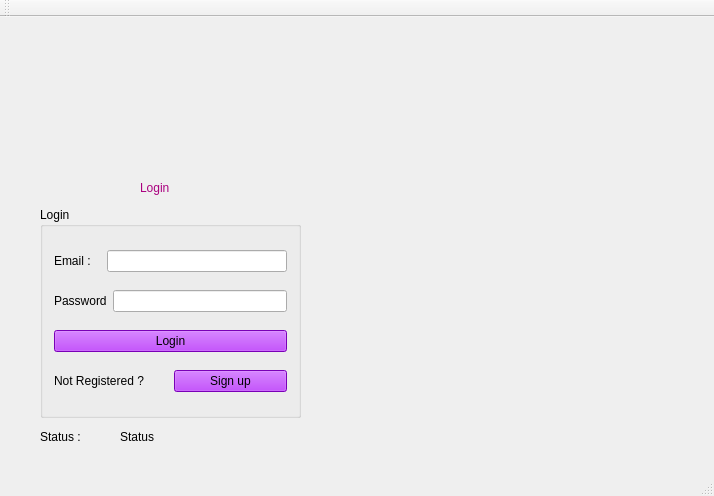
<?xml version="1.0" encoding="UTF-8"?>
<ui version="4.0">
 <class>login</class>
 <widget class="QMainWindow" name="login">
  <property name="geometry">
   <rect>
    <x>0</x>
    <y>0</y>
    <width>714</width>
    <height>496</height>
   </rect>
  </property>
  <property name="windowTitle">
   <string>login</string>
  </property>
  <widget class="QWidget" name="centralWidget">
   <widget class="QLabel" name="label">
    <property name="geometry">
     <rect>
      <x>120</x>
      <y>410</y>
      <width>127</width>
      <height>19</height>
     </rect>
    </property>
    <property name="text">
     <string>Status</string>
    </property>
   </widget>
   <widget class="QLabel" name="label_3">
    <property name="geometry">
     <rect>
      <x>20</x>
      <y>0</y>
      <width>721</width>
      <height>441</height>
     </rect>
    </property>
    <property name="text">
     <string/>
    </property>
    <property name="pixmap">
     <pixmap resource="resource.qrc">:/resource/Images/Travel-HD-wallpapers-15.jpg</pixmap>
    </property>
    <property name="scaledContents">
     <bool>true</bool>
    </property>
   </widget>
   <widget class="QGroupBox" name="groupBox">
    <property name="geometry">
     <rect>
      <x>40</x>
      <y>190</y>
      <width>261</width>
      <height>211</height>
     </rect>
    </property>
    <property name="styleSheet">
     <string notr="true">font: 75 9pt &quot;MS Shell Dlg 2&quot;;</string>
    </property>
    <property name="title">
     <string>Login</string>
    </property>
    <layout class="QVBoxLayout" name="verticalLayout">
     <item>
      <layout class="QHBoxLayout" name="horizontalLayout">
       <item>
        <widget class="QLabel" name="label_Email">
         <property name="text">
          <string>Email :   </string>
         </property>
        </widget>
       </item>
       <item>
        <layout class="QVBoxLayout" name="verticalLayout_2"/>
       </item>
       <item>
        <widget class="QLineEdit" name="lineEdit_Email"/>
       </item>
      </layout>
     </item>
     <item>
      <layout class="QHBoxLayout" name="horizontalLayout_2">
       <item>
        <layout class="QVBoxLayout" name="verticalLayout_3"/>
       </item>
       <item>
        <widget class="QLabel" name="label_Password">
         <property name="text">
          <string>Password</string>
         </property>
        </widget>
       </item>
       <item>
        <widget class="QLineEdit" name="lineEdit_Password">
         <property name="echoMode">
          <enum>QLineEdit::Password</enum>
         </property>
        </widget>
       </item>
      </layout>
     </item>
     <item>
      <widget class="QPushButton" name="pushButton">
       <property name="styleSheet">
        <string notr="true">background-color: rgb(170, 0, 255);</string>
       </property>
       <property name="text">
        <string>Login</string>
       </property>
      </widget>
     </item>
     <item>
      <layout class="QHBoxLayout" name="horizontalLayout_4">
       <item>
        <widget class="QLabel" name="label_2">
         <property name="text">
          <string>Not Registered ?</string>
         </property>
        </widget>
       </item>
       <item>
        <widget class="QPushButton" name="pushButton_2">
         <property name="styleSheet">
          <string notr="true">background-color: rgb(170, 0, 255);</string>
         </property>
         <property name="text">
          <string>Sign up</string>
         </property>
        </widget>
       </item>
      </layout>
     </item>
    </layout>
   </widget>
   <widget class="QLabel" name="label_4">
    <property name="geometry">
     <rect>
      <x>40</x>
      <y>140</y>
      <width>281</width>
      <height>291</height>
     </rect>
    </property>
    <property name="text">
     <string/>
    </property>
    <property name="pixmap">
     <pixmap resource="resource.qrc">:/resource/Images/57856.jpg</pixmap>
    </property>
    <property name="scaledContents">
     <bool>true</bool>
    </property>
   </widget>
   <widget class="QLabel" name="label_5">
    <property name="geometry">
     <rect>
      <x>140</x>
      <y>150</y>
      <width>81</width>
      <height>41</height>
     </rect>
    </property>
    <property name="styleSheet">
     <string notr="true">color: rgb(170, 0, 127);
font: 75 17pt &quot;Rosewood Std Regular&quot;;</string>
    </property>
    <property name="text">
     <string>Login</string>
    </property>
   </widget>
   <widget class="QLabel" name="label_6">
    <property name="geometry">
     <rect>
      <x>40</x>
      <y>410</y>
      <width>61</width>
      <height>19</height>
     </rect>
    </property>
    <property name="text">
     <string>Status : </string>
    </property>
   </widget>
   <zorder>label_3</zorder>
   <zorder>label_2</zorder>
   <zorder>pushButton_2</zorder>
   <zorder>label_4</zorder>
   <zorder>groupBox</zorder>
   <zorder>label_5</zorder>
   <zorder>label</zorder>
   <zorder>label_6</zorder>
   <zorder>label</zorder>
   <zorder>label_6</zorder>
  </widget>
  <widget class="QMenuBar" name="menuBar">
   <property name="geometry">
    <rect>
     <x>0</x>
     <y>0</y>
     <width>714</width>
     <height>21</height>
    </rect>
   </property>
  </widget>
  <widget class="QToolBar" name="mainToolBar">
   <attribute name="toolBarArea">
    <enum>TopToolBarArea</enum>
   </attribute>
   <attribute name="toolBarBreak">
    <bool>false</bool>
   </attribute>
  </widget>
  <widget class="QStatusBar" name="statusBar"/>
 </widget>
 <layoutdefault spacing="6" margin="11"/>
 <resources>
  <include location="resource.qrc"/>
 </resources>
 <connections/>
</ui>
